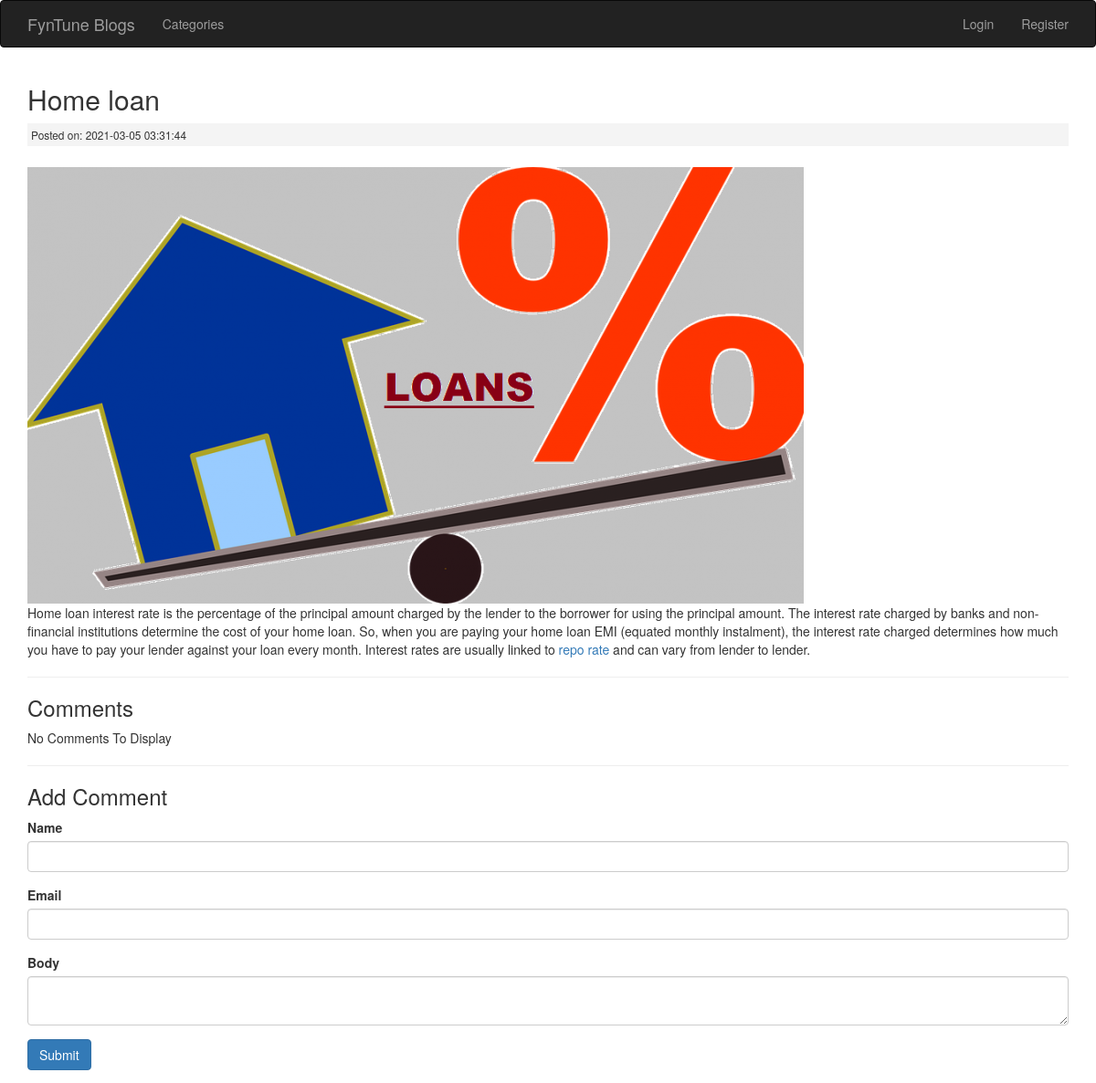
Screenshot of /posts/Home-loan with the database file from the repository.
### tables this page shows
CREATE TABLE `posts` (
  `id` int(11) NOT NULL,
  `category_id` int(11) NOT NULL,
  `user_id` int(11) NOT NULL,
  `title` varchar(255) NOT NULL,
  `slug` varchar(255) NOT NULL,
  `body` text NOT NULL,
  `post_image` varchar(255) NOT NULL,
  `created_at` timestamp NOT NULL DEFAULT current_timestamp()
);

### application/controllers/Posts.php (called while the page is built, shortened)
<?php
	class Posts extends CI_Controller{
		public function view($slug = NULL){
			$data['post'] = $this->post_model->get_posts($slug);
			$post_id = $data['post']['id'];
			$data['comments'] = $this->comment_model->get_comments($post_id);
			$data['title'] = $data['post']['title'];
			$this->load->view('templates/header');
			$this->load->view('posts/view', $data);
			$this->load->view('templates/footer');
		}
	}

### index.php (called while the page is built, shortened)
<?php
require_once BASEPATH.'core/CodeIgniter.php';

### application/models/Post_model.php (called while the page is built, shortened)
<?php
	class Post_model extends CI_Model{
		public function get_posts($slug = FALSE, $limit = FALSE, $offset = FALSE){
			$query = $this->db->get_where('posts', array('slug' => $slug));
			return $query->row_array();
		}
	}

### application/views/posts/view.php (the view, shortened to what this page needs)
<h2><?php echo $post['title']; ?></h2>
<small class="post-date">Posted on: <?php echo $post['created_at']; ?></small><br>
<img src="<?php echo site_url(); ?>assets/images/posts/<?php echo $post['post_image']; ?>">
<div class="post-body">
	<?php echo $post['body']; ?>
</div>
<hr>
<h3>Comments</h3>
<?php if($comments) : ?>
	<?php foreach($comments as $comment) : ?>
		<div class="well">
			<h5><?php echo $comment['body']; ?> [by <strong><?php echo $comment['name']; ?></strong>]</h5>
		</div>
	<?php endforeach; ?>
<?php else : ?>
	<p>No Comments To Display</p>
<?php endif; ?>
<hr>
<h3>Add Comment</h3>
<?php echo form_open('comments/create/'.$post['id']); ?>
	<div class="form-group">
		<label>Name</label>
		<input type="text" name="name" class="form-control">
	</div>
	<div class="form-group">
		<label>Email</label>
		<input type="text" name="email" class="form-control">
	</div>
	<div class="form-group">
		<label>Body</label>
		<textarea name="body" class="form-control"></textarea>
	</div>
	<button class="btn btn-primary" type="submit">Submit</button>
</form>

### assets/css/style.css (style rules this page uses)
.post-date { background:#f4f4f4; padding:4px; margin:3px 0; display:block; }

### rows the page displays
posts: title "Home loan", created_at "2021-03-05 03:31:44", post_image (picture), body "Home loan interest rate is the percentage of the principal amount charged by the lender to the borrower for using the principal amount. The interest rate charged by banks and non-financial institutions determine the cost of your home loan. So, when you are paying your home loan EMI (equated monthly instalment), the interest rate charged determines how much you have to pay your lender against your loan every month. Interest rates are usually linked to repo rate and can vary from lender to lender."
